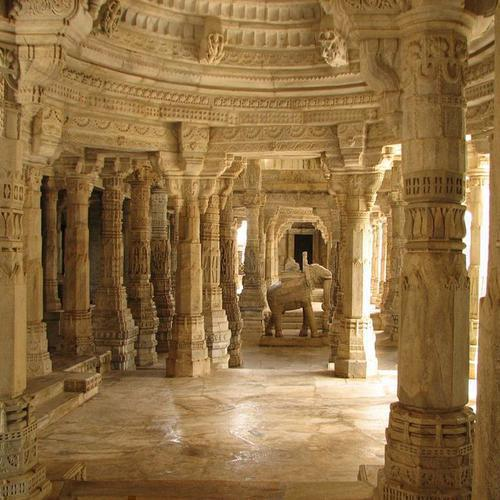
#> input picture Ancient/0e9bdbb040051114a944daef56188b54.jpg, 500 x 500 px, given in place of 80.jpg, which was not available
$ python SVM_descriptors.py   (Python 2 division)   (older library calls are emulated)
#> lines starting #> are read from the running program, lines starting #| are printed output that depends on the picture; pictures that were not available may be replaced by others from this repository, and a replacement may not be noted
### models/ORB_Practice.py
import cv2
import drawMatches as dm
import numpy
import matplotlib.pyplot as plt

def orb_descriptor(img):

    orb = cv2.ORB()

    kp, des = orb.detectAndCompute(img,None)

    #print des
    return(kp, des)

img = cv2.imread('../Images/IndoIslamic/80.jpg')
#> img is the input picture: shape (500, 500, 3); mean B, G, R 68, 111.7, 143.6

kp, des = orb_descriptor(img)
#> in orb_descriptor, `kp, des = orb.detectAndCompute(img,None)`: kp = 500 keypoints; strongest (x, y, size): (238, 292, 31), (310, 262, 31), (333, 364, 31), (301, 309, 31)
img2 = cv2.drawKeypoints(img,kp,color=(255,0,0), flags=0)
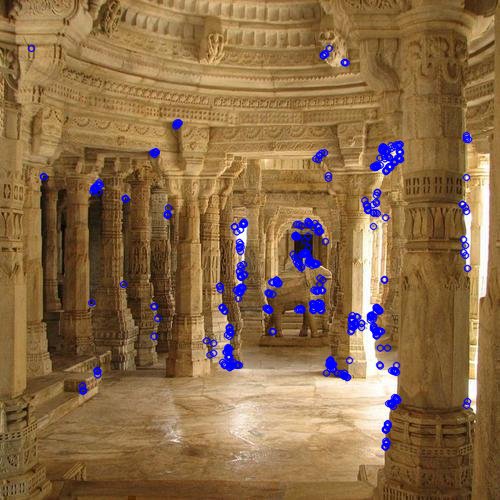
#> img2: shape (500, 500, 3); mean B, G, R 71.9, 108.5, 139.7
plt.imshow(img2),plt.show()

# [24 lines of commented-out code are left out]

### SVM_descriptors.py
#This code does local feature descriptor classification using Support Vector Machines. Aboned as it takes too long.

import os, re, pickle
import VQ, cv2
from collections import Counter
import numpy as np
from sklearn import neighbors
from sklearn.neighbors import DistanceMetric as DM
from sklearn.neighbors import KNeighborsClassifier as KNN
from sklearn.svm import SVC
import matplotlib.pyplot as plt

codes = {'British':0,'Ancient':1,'Maratha':2,'IndoIslamic':3,'Sikh':4}

#> (the run stopped early here; a loop or call above may not have finished)

$ run again, on Ancient/17 Galaganatha Temple Complex Aihole.jpg
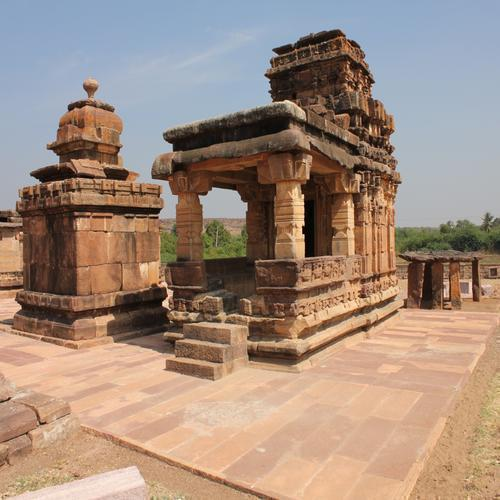
#> input picture Ancient/17 Galaganatha Temple Complex Aihole.jpg, 500 x 500 px, given in place of 80.jpg, which was not available
#> img is the input picture: shape (500, 500, 3); mean B, G, R 125.6, 139.9, 161.4
#> in orb_descriptor, `kp, des = orb.detectAndCompute(img,None)`: kp = 500 keypoints; strongest (x, y, size): (163, 304, 31), (162, 302, 53.6), (305, 255, 31), (303, 223, 31)
#> `img2 = cv2.drawKeypoints(img,kp,color=(255,0,0), flags=0)`:
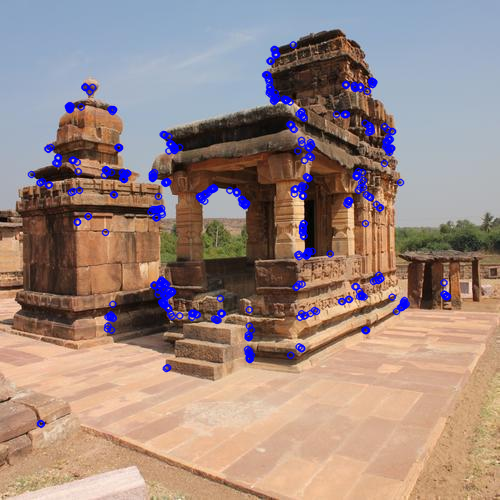
#> img2: shape (500, 500, 3); mean B, G, R 129.9, 137.1, 158

$ run again, on Ancient/215342,xcitefun-ellora-5.jpg
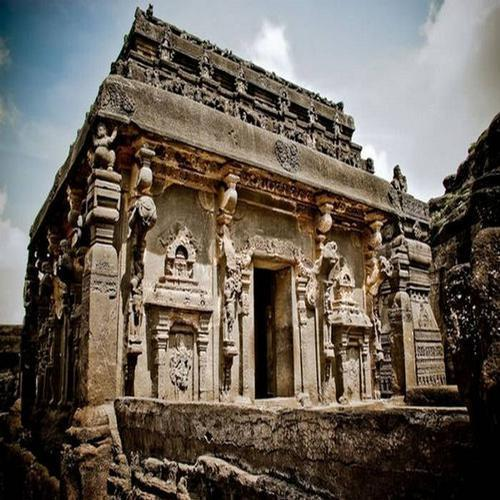
#> input picture Ancient/215342,xcitefun-ellora-5.jpg, 500 x 500 px, given in place of 80.jpg, which was not available
#> img is the input picture: shape (500, 500, 3); mean B, G, R 88.8, 97.5, 105.7
#> in orb_descriptor, `kp, des = orb.detectAndCompute(img,None)`: kp = 500 keypoints; strongest (x, y, size): (164, 44, 31), (316, 95, 31), (459, 296, 31), (380, 353, 31)
#> `img2 = cv2.drawKeypoints(img,kp,color=(255,0,0), flags=0)`:
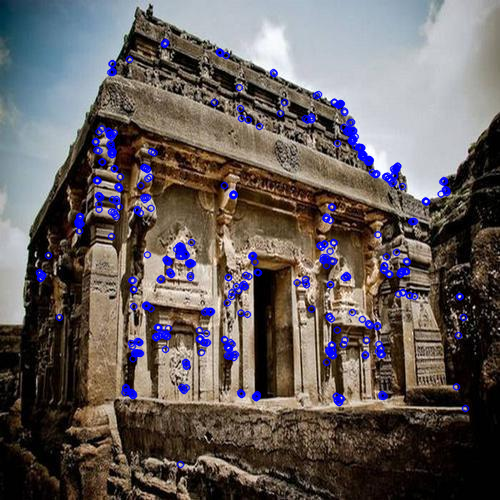
#> img2: shape (500, 500, 3); mean B, G, R 93.4, 94.3, 102.2

$ run again, on Ancient/215345,xcitefun-ellora-2.jpg
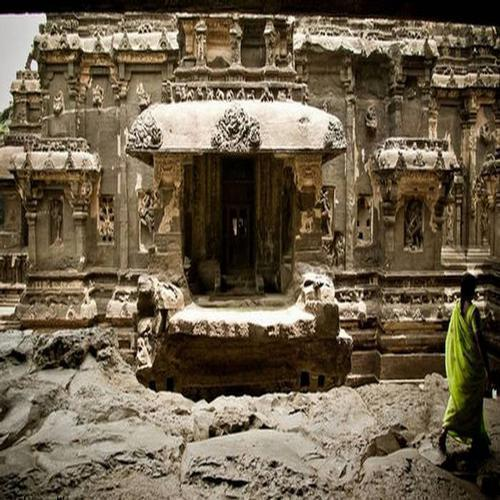
#> input picture Ancient/215345,xcitefun-ellora-2.jpg, 500 x 500 px, given in place of 80.jpg, which was not available
#> img is the input picture: shape (500, 500, 3); mean B, G, R 75.2, 95.5, 108.8
#> in orb_descriptor, `kp, des = orb.detectAndCompute(img,None)`: kp = 500 keypoints; strongest (x, y, size): (321, 284, 31), (229, 128, 31), (226, 124, 31), (307, 284, 44.6)
#> `img2 = cv2.drawKeypoints(img,kp,color=(255,0,0), flags=0)`:
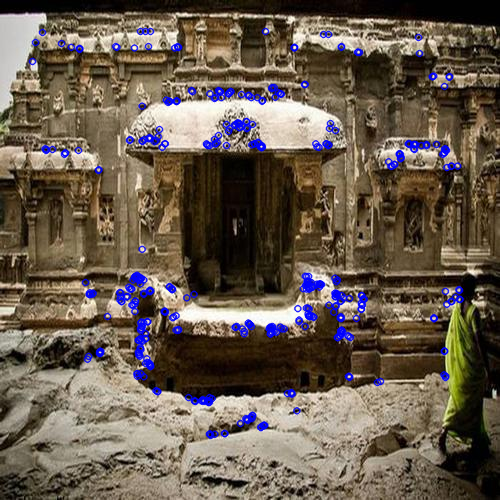
#> img2: shape (500, 500, 3); mean B, G, R 79.3, 92, 104.9
